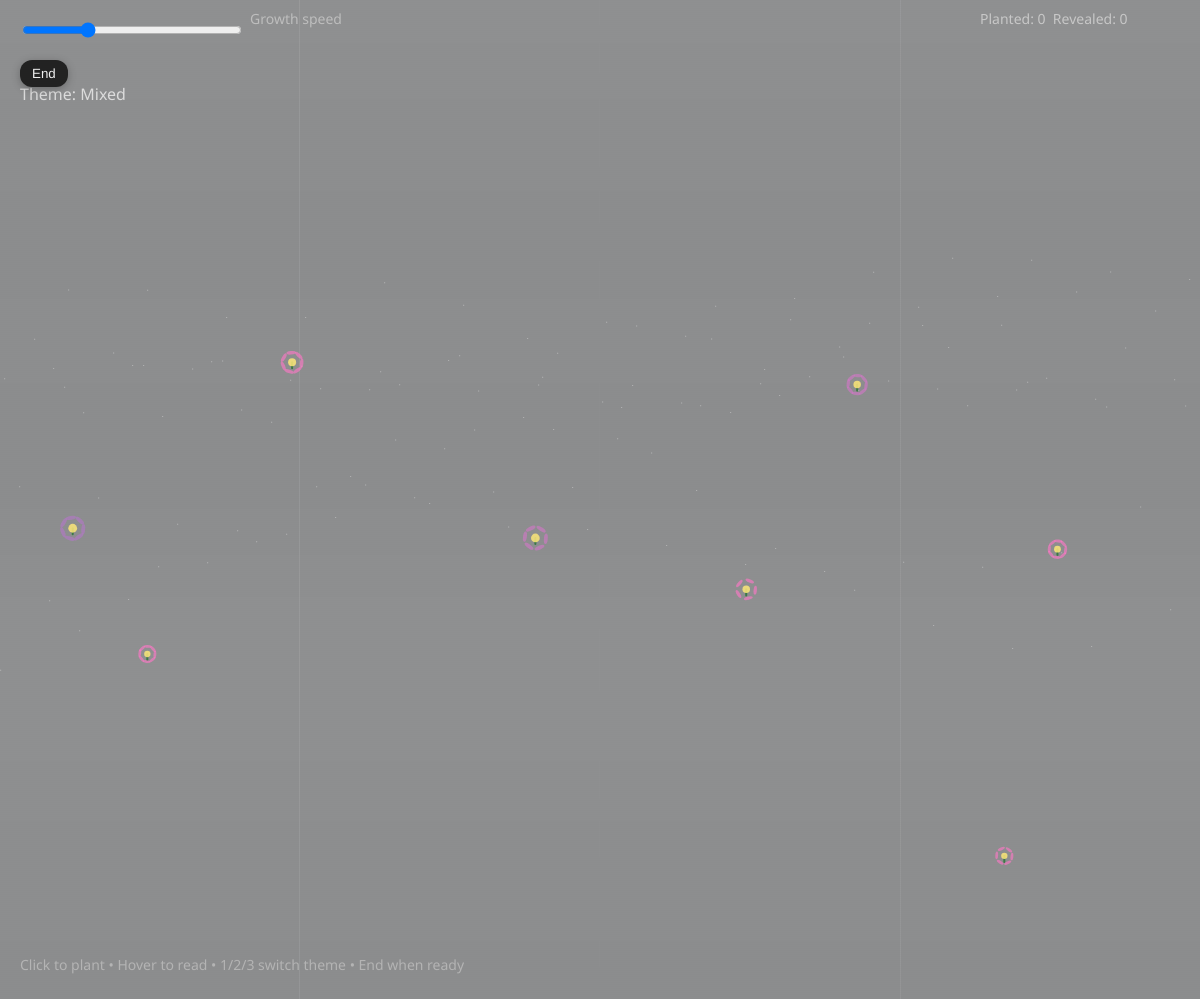
Frame 1 (no input)
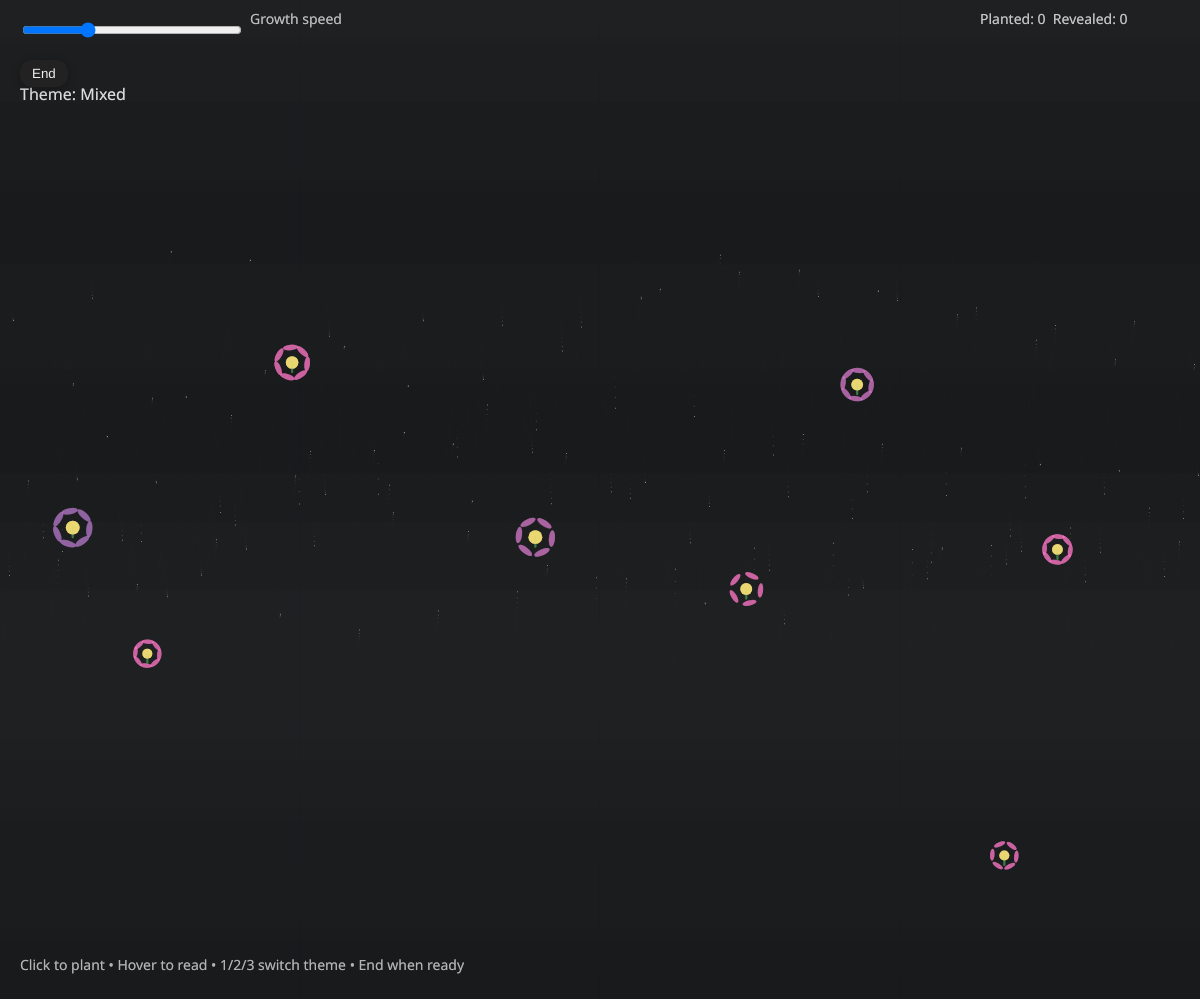
Frame 60 (no input)
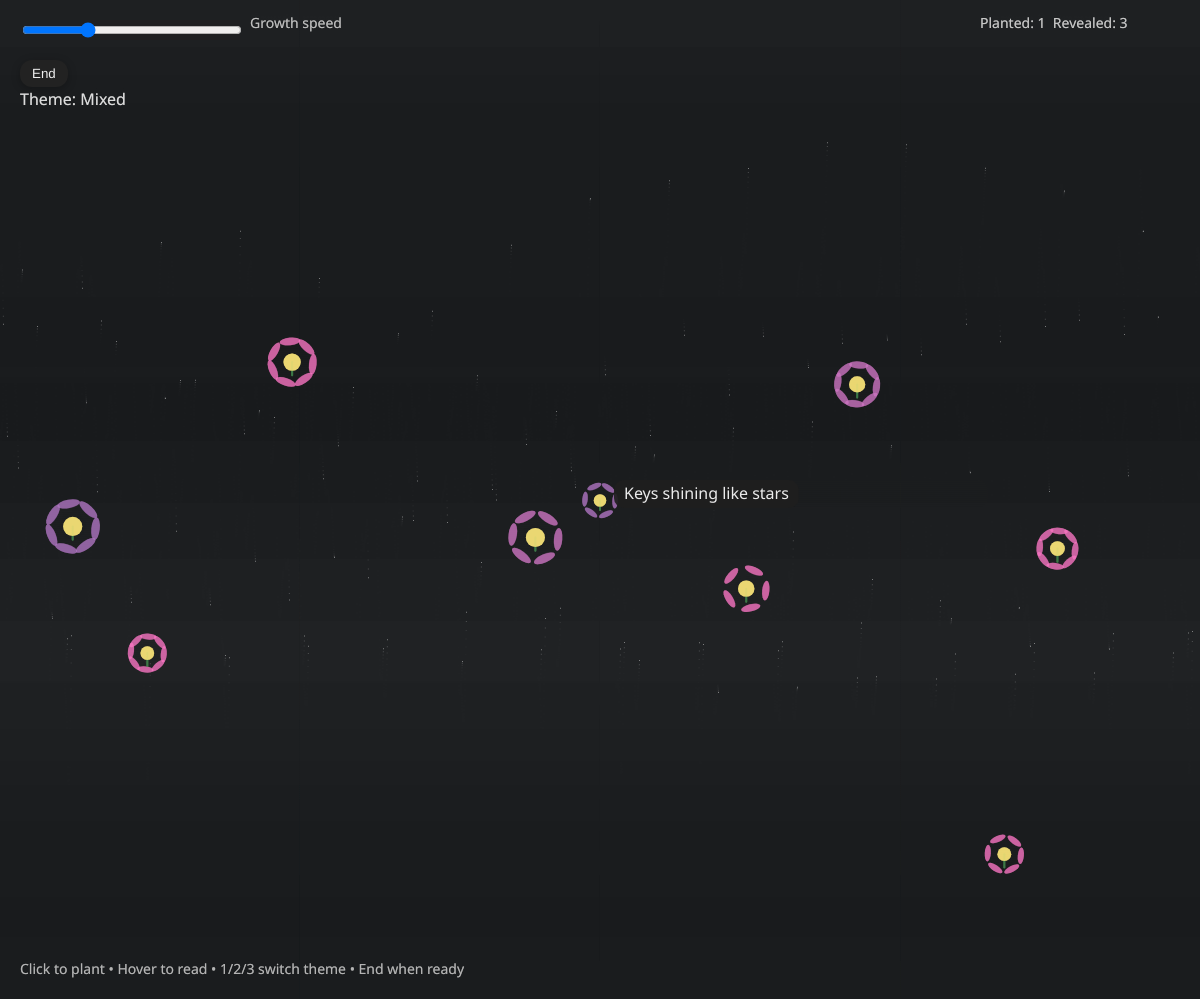
Frame 120 (the mouse pressed at the canvas centre since frame 60)

The p5.js sketch that drew these frames (run headless with seeded random() and noise() and a simulated clock; from frame 60 on, the mouse is pressed at the canvas centre):

// p5.js sketch
// ── sketch.js
// Memory Garden — procedural + parametric story
// Interact: click to plant, hover to reveal fragments, 1/2/3 switch memory themes,
// slider controls growth speed, End to finish (ending changes by flowers planted).

let scene = 'garden';        // 'garden' | 'endingA' | 'endingB'
let flowers = [];
let growthSlider, btnEnd, btnRestart;
let currentTheme = 'mixed';  // 'sight' | 'sound' | 'smell' | 'mixed'
let plantedCount = 0;
let revealedCount = 0;
let lastHoverText = "";
let lastHoverTime = 0;

const fragments = {
  sight: [
    "Neon glow,refracting off puddles",
    "A  clear window displaying a beautiful city",
    "Distant cities portraid under the orange skyline",
    "Paper cranes resting on a window sill",
    "Keys shining like stars"
  ],
  sound: [
    "Subway roaring underfoot",
    "Distant sirens quickly getting louder",
    "A kettle murmuring softly",
    "Shoes squeaking",
    "Coins making their presence known"
  ],
  smell: [
    "Fresh rain and grass, leaving the environment earthy",
    "Pungent citrus aroma wafting from the juice",
    "Laundry freshening up the stairwell",
    "Buttery popcorn smell, cutting through the air",
    "Thick Tires, recently burned"
  ]
};

function setup() {
  createCanvas(windowWidth, windowHeight);
  textFont('system-ui');
  noStroke();

  // Start with a few procedural blooms
  for (let i = 0; i < 8; i++) {
    flowers.push(new Flower(random(width), random(height*0.25, height*0.9)));
  }

  // Parametric control: growth speed
  growthSlider = createSlider(0.2, 3.0, 1.0, 0.01);
  growthSlider.position(20, 20);
  growthSlider.style('width', '220px');
  growthSlider.elt.title = "Growth speed";

  // Buttons
  btnEnd = makeBtn("End", 20, 60, () => {
    scene = (plantedCount >= 12 || revealedCount >= 12) ? 'endingB' : 'endingA';
    toggleButtons();
  });
  btnRestart = makeBtn("Restart", 90, 60, () => {
    scene = 'garden';
    flowers = [];
    plantedCount = 0;
    revealedCount = 0;
    lastHoverText = "";
    for (let i = 0; i < 8; i++) flowers.push(new Flower(random(width), random(height*0.25, height*0.9)));
    toggleButtons();
  });
  toggleButtons();
}

function makeBtn(label, x, y, handler) {
  let b = createButton(label);
  b.position(x, y);
  b.mousePressed(handler);
  b.style('padding','6px 12px');
  b.style('border','none');
  b.style('border-radius','12px');
  b.style('background','#222');
  b.style('color','#eee');
  b.style('cursor','pointer');
  b.style('box-shadow','0 2px 8px rgba(0,0,0,0.25)');
  return b;
}

function draw() {
  // background gradient + slow noise drift
  let t = frameCount * 0.002;
  for (let y = 0; y < height; y += 2) {
    let n = noise(y * 0.003, t);
    let base = map(n, 0, 1, 8, 28);
    stroke(base + 10, base + 12, base + 14);
    line(0, y, width, y);
  }
  noStroke();

  // twinkling dust
  for (let i = 0; i < 120; i++) {
    let x = (i*79 + frameCount*0.15) % width;
    let y = noise(i*0.07, frameCount*0.01) * height;
    fill(230, 230, 230, 120);
    rect(x, y, 1, 1);
  }

  if (scene === 'garden') {
    let speed = growthSlider.value();

    // grow and draw flowers
    for (let f of flowers) {
      f.update(speed);
      f.draw();
    }

    // hover reveal
    let hovered = getHoveredFlower();
    if (hovered) {
      if (millis() - lastHoverTime > 400) {
        lastHoverText = getFragment();
        lastHoverTime = millis();
        revealedCount++;
      }
      drawFragmentBubble(lastHoverText, mouseX, mouseY);
    }

    drawHUD();
  } else {
    drawEnding();
  }
}

function drawHUD() {
  fill(190);
  textSize(14);
  text("Growth speed", 250, 24);

  let themeLabel = {
    mixed: "Mixed",
    sight: "Sight [1]",
    sound: "Sound [2]",
    smell: "Smell [3]"
  }[currentTheme];

  fill(220);
  textSize(16);
  text("Theme: " + themeLabel, 20, 100);

  fill(180);
  textSize(14);
  text("Click to plant • Hover to read • 1/2/3 switch theme • End when ready", 20, height - 30);

  fill(200);
  text(`Planted: ${plantedCount}  Revealed: ${revealedCount}`, width - 220, 24);
}

function drawEnding() {
  // dim garden
  fill(0, 180);
  rect(0, 0, width, height);

  fill(240);
  textAlign(CENTER, CENTER);
  textSize(26);
  let title = scene === 'endingB' ? "The garden keeps what you planted." : "Some seeds prefer the next rain.";
  text(title, width/2, height/2 - 40);

  textSize(18);
  let body = scene === 'endingB'
    ? "With enough blooms, the city breathes through leaves.\nYou leave a small light behind for anyone passing."
    : "You carry a pocket of soil and a list of names.\nTomorrow, the stems will remember you.";

  text(body, width/2, height/2 + 10);

  fill(180);
  textSize(14);
  text("Press R or click Restart to plant again", width/2, height/2 + 80);
}

function getHoveredFlower() {
  for (let i = flowers.length - 1; i >= 0; i--) {
    if (flowers[i].isHover(mouseX, mouseY)) return flowers[i];
  }
  return null;
}

function mousePressed() {
  if (scene !== 'garden') return;
  flowers.push(new Flower(mouseX, mouseY));
  plantedCount++;
}

function keyPressed() {
  if (scene === 'garden') {
    if (key === '1') currentTheme = 'sight';
    if (key === '2') currentTheme = 'sound';
    if (key === '3') currentTheme = 'smell';
    if (key === 'm' || key === 'M') currentTheme = 'mixed';
    if (key === 'e' || key === 'E') btnEnd.elt.click();
  } else {
    if (key === 'r' || key === 'R') btnRestart.elt.click();
  }
}

function toggleButtons() {
  if (scene === 'garden') {
    btnEnd.show(); btnRestart.hide();
  } else {
    btnEnd.hide(); btnRestart.show();
  }
}

function getFragment() {
  if (currentTheme === 'mixed') {
    let pool = [].concat(fragments.sight, fragments.sound, fragments.smell);
    return random(pool);
  }
  return random(fragments[currentTheme]);
}

function drawFragmentBubble(txt, x, y) {
  let pad = 10;
  textSize(16);
  let w = textWidth(txt) + pad*2;
  let h = 28;
  let bx = constrain(x + 14, 10, width - w - 10);
  let by = constrain(y - 20, 10, height - h - 10);
  fill(30, 30, 30, 230);
  rect(bx, by, w, h, 10);
  fill(235);
  textAlign(LEFT, CENTER);
  text(txt, bx + pad, by + h/2);
}

class Flower {
  constructor(x, y) {
    this.x = x;
    this.y = y;
    this.seed = random(10000);
    this.r = random(6, 10);       // base radius
    this.petals = floor(random(5, 9));
    this.hue = random([180, 210, 260, 300]); // cool palette
    this.scale = 0.2;
  }
  update(speed) {
    // subtle bobbing with noise; scale grows to 1.0
    this.scale = min(1.0, this.scale + 0.002 * speed);
    this.y += map(noise(this.seed + frameCount*0.01), 0, 1, -0.05, 0.05) * speed;
  }
  isHover(mx, my) {
    let d = dist(mx, my, this.x, this.y);
    return d < this.r * 10 * this.scale;
  }
  draw() {
    push();
    translate(this.x, this.y);

    // stem
    stroke(60, 120, 70);
    strokeWeight(2);
    line(0, 0, 0, 30 * this.scale);
    noStroke();

    // petals (parametric by slider via scale)
    let R = this.r * 6 * this.scale;
    for (let i = 0; i < this.petals; i++) {
      let ang = (TAU / this.petals) * i + noise(this.seed + i)*0.2;
      let px = cos(ang) * R;
      let py = sin(ang) * R;
      fill(this.hue, 120, 200, 160);
      push();
      translate(px, py);
      rotate(ang);
      ellipse(0, 0, this.r * 2.2 * this.scale, this.r * 6 * this.scale);
      pop();
    }

    // center
    fill(250, 230, 120, 220);
    ellipse(0, 0, this.r * 5 * this.scale, this.r * 5 * this.scale);
    pop();
  }
}

function windowResized(){ resizeCanvas(windowWidth, windowHeight); }
